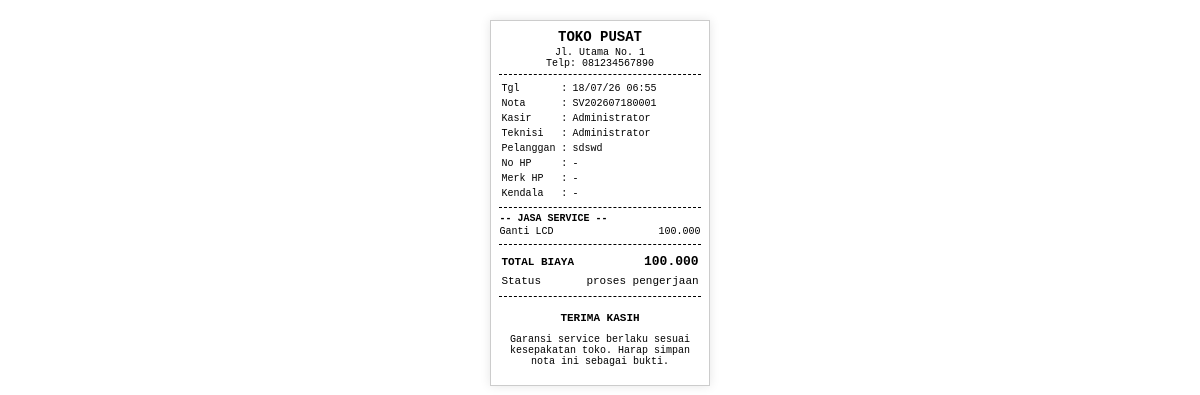
/service/cetak/1 (signed in), run on the app's committed database.
### app.py (models this page shows, shortened)
class Cabang(db.Model):
    id = db.Column(db.Integer, primary_key=True)
    nama = db.Column(db.String(100), nullable=False)
    alamat = db.Column(db.String(200))
    telepon = db.Column(db.String(20))
    aktif = db.Column(db.Boolean, default=True)
    created_at = db.Column(db.DateTime, default=datetime.utcnow)

class Service(db.Model):
    id = db.Column(db.Integer, primary_key=True)
    no_nota = db.Column(db.String(50), nullable=False)
    tanggal = db.Column(db.DateTime, default=datetime.utcnow)
    pelanggan = db.Column(db.String(100), nullable=False)
    no_hp = db.Column(db.String(20))
    merk_hp = db.Column(db.String(50))
    kerusakan = db.Column(db.Text)
    teknisi_id = db.Column(db.Integer, db.ForeignKey('user.id'))
    total_jasa = db.Column(db.Float, default=0)
    total_sparepart = db.Column(db.Float, default=0)
    laba_jasa = db.Column(db.Float, default=0)
    laba_sparepart = db.Column(db.Float, default=0)
    total = db.Column(db.Float, default=0)
    cabang_id = db.Column(db.Integer, db.ForeignKey('cabang.id'), nullable=False)
    user_id = db.Column(db.Integer, db.ForeignKey('user.id'), nullable=False)
    status = db.Column(db.String(50), default='proses pengerjaan')
    status_pembayaran = db.Column(db.String(20), default='lunas')  # lunas / belum lunas
    dibayar = db.Column(db.Float, default=0)
    sisa = db.Column(db.Float, default=0)
    cabang = db.relationship('Cabang', backref='services')
    user = db.relationship('User', foreign_keys=[user_id], backref='services_created')
    teknisi = db.relationship('User', foreign_keys=[teknisi_id], backref='services_handled')
    items_sparepart = db.relationship('ServiceSparepart', backref='service', cascade='all, delete-orphan')
    items_jasa = db.relationship('ServiceJasa', backref='service', cascade='all, delete-orphan')
    pembayaran_history = db.relationship('PembayaranServicePiutang', backref='service', cascade='all, delete-orphan')

class User(db.Model):
    id = db.Column(db.Integer, primary_key=True)
    username = db.Column(db.String(80), unique=True, nullable=False)
    password = db.Column(db.String(200), nullable=False)
    nama_lengkap = db.Column(db.String(100), nullable=False)
    role = db.Column(db.String(20), nullable=False)  # admin, kasir, teknisi
    cabang_id = db.Column(db.Integer, db.ForeignKey('cabang.id'), nullable=True)
    aktif = db.Column(db.Boolean, default=True)
    created_at = db.Column(db.DateTime, default=datetime.utcnow)
    cabang = db.relationship('Cabang', backref='users')
    @property
    def is_authenticated(self):
        return True

class ServiceJasa(db.Model):
    id = db.Column(db.Integer, primary_key=True)
    service_id = db.Column(db.Integer, db.ForeignKey('service.id'), nullable=False)
    jasa_id = db.Column(db.Integer, db.ForeignKey('jasa_service.id'), nullable=False)
    harga = db.Column(db.Float, nullable=False)
    jasa = db.relationship('JasaService')

class JasaService(db.Model):
    id = db.Column(db.Integer, primary_key=True)
    nama = db.Column(db.String(100), nullable=False)
    harga = db.Column(db.Float, nullable=False, default=0)
    created_at = db.Column(db.DateTime, default=datetime.utcnow)

### routes.py (the view)
@app.route('/service/cetak/<int:id>')
@login_required
def service_cetak(id):
    sv = Service.query.get_or_404(id)
    if current_user.role != 'admin' and sv.cabang_id != current_user.cabang_id:
        return "Akses Ditolak", 403
    return render_template('struk_service.html', sv=sv)

### app.py (called while the page is built)
@login_manager.user_loader
def load_user(user_id):
    return User.query.get(int(user_id))

@app.context_processor
def inject_pengaturan():
    try:
        setting = Pengaturan.query.first()
    except Exception:
        setting = None
    if not setting:
        setting = Pengaturan(nama_aplikasi='Sparepart System', tagline='System', logo='logo.png')
    try:
        default_cabang = Cabang.query.order_by(Cabang.id.asc()).first()
        default_cabang_id = default_cabang.id if default_cabang else ''
    except Exception:
        default_cabang_id = ''
    return dict(app_setting=setting, default_cabang_id=default_cabang_id)

### templates/struk_service.html (shortened to what this page needs)
<!DOCTYPE html>
<html lang="id">
<head>
</head>
<body>
    <div class="header text-center">
        <h2>{{ sv.cabang.nama }}</h2>
        <p>{{ sv.cabang.alamat or 'Alamat Cabang' }}</p>
        <p>Telp: {{ sv.cabang.telepon or '-' }}</p>
    </div>
    <div class="divider"></div>
    <table class="info-table">
        <tr>
            <td style="width: 30%">Tgl</td><td>:</td>
            <td>{{ sv.tanggal.strftime('%d/%m/%y %H:%M') }}</td>
        </tr>
        <tr>
            <td>Nota</td><td>:</td>
            <td>{{ sv.no_nota }}</td>
        </tr>
        <tr>
            <td>Kasir</td><td>:</td>
            <td>{{ sv.user.nama_lengkap }}</td>
        </tr>
        <tr>
            <td>Teknisi</td><td>:</td>
            <td>{{ sv.teknisi.nama_lengkap if sv.teknisi else '-' }}</td>
        </tr>
        <tr>
            <td>Pelanggan</td><td>:</td>
            <td>{{ sv.pelanggan }}</td>
        </tr>
        <tr>
            <td>No HP</td><td>:</td>
            <td>{{ sv.no_hp or '-' }}</td>
        </tr>
        <tr>
            <td>Merk HP</td><td>:</td>
            <td>{{ sv.merk_hp or '-' }}</td>
        </tr>
        <tr>
            <td>Kendala</td><td>:</td>
            <td>{{ sv.kerusakan or '-' }}</td>
        </tr>
    </table>
    <div class="divider"></div>
    {% if sv.items_jasa|length > 0 %}
    <div class="section-title">-- Jasa Service --</div>
    <table class="item-table">
        {% for item in sv.items_jasa %}
        <tr>
            <td style="width: 65%;">{{ item.jasa.nama }}</td>
            <td style="width: 35%;" class="text-right">{{ "{:,.0f}".format(item.harga).replace(',', '.') }}</td>
        </tr>
        {% endfor %}
    </table>
    {% endif %}
    <div class="divider"></div>
    <table class="totals-table">
        <tr>
            <td class="font-bold">TOTAL BIAYA</td>
            <td class="font-bold text-right" style="font-size: 13px;">{{ "{:,.0f}".format(sv.total).replace(',', '.') }}</td>
        </tr>
        <tr>
            <td>Status</td>
            <td class="text-right uppercase">{{ sv.status }}</td>
        </tr>
    </table>
    <div class="divider"></div>
    <div class="footer">
        <p class="font-bold" style="font-size: 11px; margin-bottom: 2px;">TERIMA KASIH</p>
        <p>Garansi service berlaku sesuai<br>kesepakatan toko. Harap simpan<br>nota ini sebagai bukti.</p>
    </div>
</body>
</html>

### templates/struk_service.html (style rules this page uses)
body { font-family: 'Courier New', Courier, monospace; font-size: 11px; color: #000; margin: 0; padding: 8px; width: 58mm; box-sizing: border-box; }
.text-center { text-align: center; }
.text-right { text-align: right; }
.font-bold { font-weight: bold; }
.divider { border-bottom: 1px dashed #000; margin: 5px 0; }
.header h2 { font-size: 14px; margin: 0 0 2px 0; text-transform: uppercase; }
.header p { margin: 0; font-size: 10px; }
.info-table { width: 100%; font-size: 10px; margin-bottom: 5px; }
.info-table td { vertical-align: top; padding: 1px 0; }
.section-title { font-weight: bold; font-size: 10px; margin-top: 5px; text-transform: uppercase; }
.item-table { width: 100%; font-size: 10px; border-collapse: collapse; }
.item-table td { padding: 2px 0; vertical-align: top; }
.totals-table { width: 100%; font-size: 11px; margin-top: 5px; }
.totals-table td { padding: 2px 0; }
.footer { margin-top: 15px; font-size: 10px; text-align: center; }
@media screen { body { margin: 20px auto; border: 1px solid #ccc; box-shadow: 0 0 10px rgba(0,0,0,0.1); background: #fff; } }

### data on the page
Cabang: cabang.nama "TOKO PUSAT", cabang "Jl. Utama No. 1", cabang "081234567890"
Service: tanggal "18/07/26 06:55", no_nota "SV202607180001", pelanggan "sdswd", no_hp "-", merk_hp "-", kerusakan "-", total "100.000", status "proses pengerjaan"
User: user.nama_lengkap "Administrator", teknisi "Administrator"
ServiceJasa: jasa.nama "Ganti LCD", harga "100.000"
